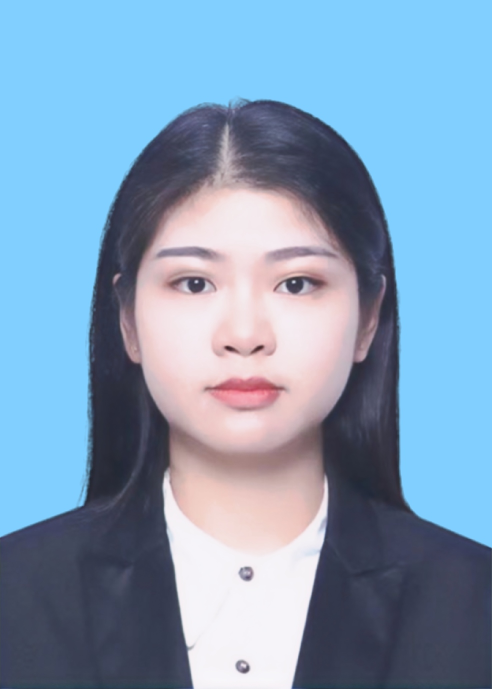
#> input picture 20231119RMB500Day10/0003.jpg, 984 x 1378 px (shown at 1/2 size)
$ python crop.py
#> lines starting #> are read from the running program, lines starting #| are printed output that depends on the picture
import cv2

def crop_image(image_path, width, height):
    # 读取图像
#> called with image_path = '0003.jpg', width = 492, height = 689
    image = cv2.imread(image_path)
#> image is the input picture: shape (1378, 984, 3); mean B, G, R 184.1, 157.1, 129.1

    # 获取图像的原始宽度和高度
    image_height, image_width, _ = image.shape
#> image_height = 1378; image_width = 984

    # 确保裁剪区域不超出图像边界
    if width > image_width or height > image_height:
        print("Error: The specified crop size is larger than the image size.")
        return None

    # 计算裁剪区域的起始坐标
    start_x = (image_width - width) // 2
#> start_x = 246
    start_y = (image_height - height) // 2
#> start_y = 344

    # 裁剪图像
    cropped_image = image[start_y:start_y+height, start_x:start_x+width]
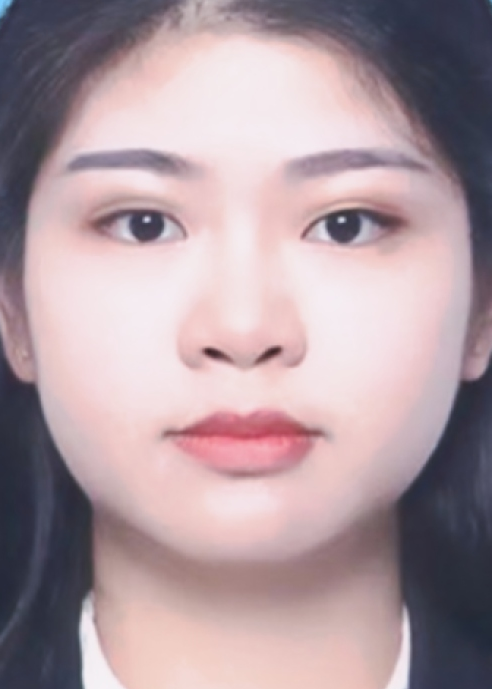
#> cropped_image: shape (689, 492, 3); mean B, G, R 160.2, 153.9, 173.9

    return cropped_image

# 测试裁剪函数
image_path = '0003.jpg'  # 替换为你的图像文件路径
cropped = crop_image(image_path, 492, 689)  # 替换为你想要的裁剪宽度和高度(492, 689)

# 显示裁剪后的图像
cv2.imshow("Cropped Image", cropped)
cv2.waitKey(0)
cv2.destroyAllWindows()

$ run again, with 20231119RMB500Day10/0001.jpg copied over 20231119RMB500Day10/0003.jpg
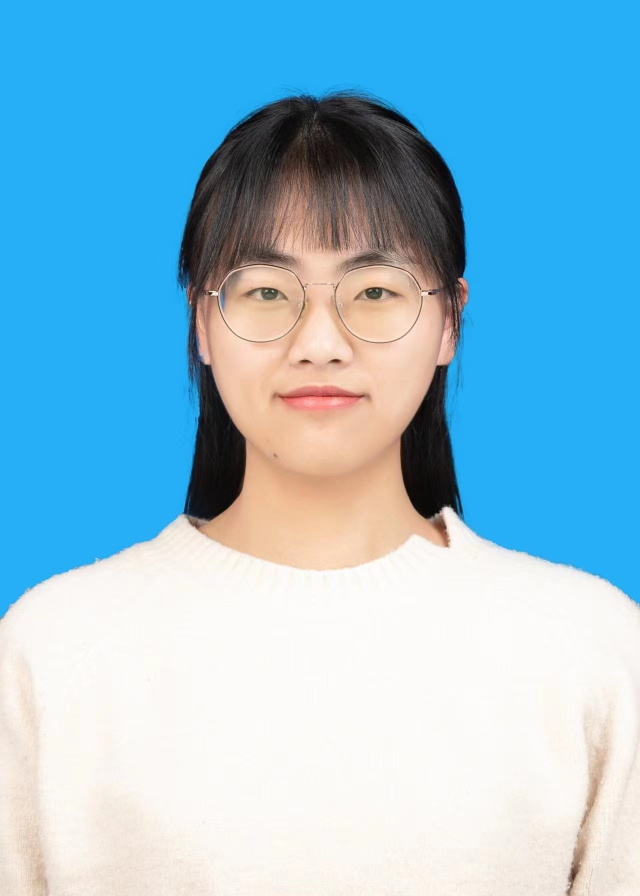
#> input picture 20231119RMB500Day10/0001.jpg, 1280 x 1792 px (shown at 1/2 size)
#> in crop_image, image is the input picture: shape (1792, 1280, 3); mean B, G, R 216.1, 190.9, 140.6
#> in crop_image, `cropped_image = image[start_y:start_y+height, start_x:start_x+width]`:
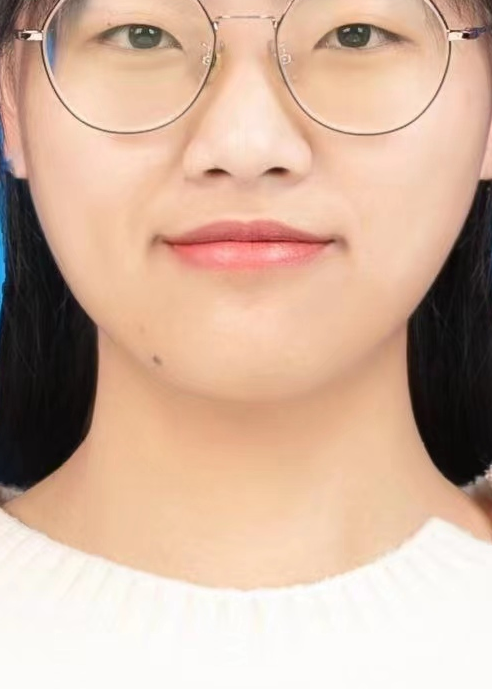
#> cropped_image: shape (689, 492, 3); mean B, G, R 157.4, 177.4, 208.3
